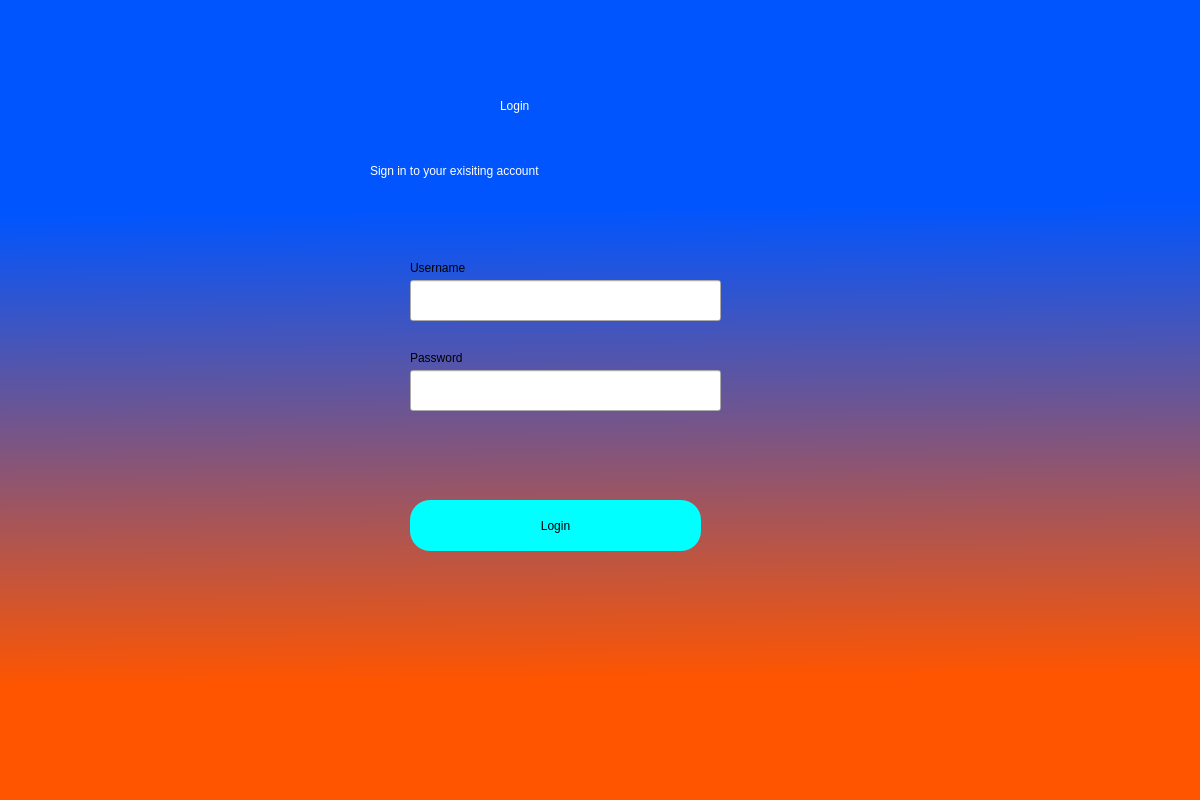
<?xml version="1.0" encoding="UTF-8"?>
<ui version="4.0">
 <class>Dialog</class>
 <widget class="QDialog" name="Dialog">
  <property name="geometry">
   <rect>
    <x>0</x>
    <y>0</y>
    <width>1200</width>
    <height>800</height>
   </rect>
  </property>
  <property name="windowTitle">
   <string>Dialog</string>
  </property>
  <widget class="QWidget" name="bgwidget" native="true">
   <property name="geometry">
    <rect>
     <x>0</x>
     <y>0</y>
     <width>1201</width>
     <height>801</height>
    </rect>
   </property>
   <property name="styleSheet">
    <string notr="true">QWidget#bgwidget{
background-color:qlineargradient(spread:pad, x1:0.293, y1:0.261, x2:0.304, y2:0.852273, stop:0 rgba(0, 85, 255, 255), stop:1 rgba(255, 85, 0, 255))}</string>
   </property>
   <widget class="QLabel" name="label">
    <property name="geometry">
     <rect>
      <x>500</x>
      <y>70</y>
      <width>131</width>
      <height>71</height>
     </rect>
    </property>
    <property name="styleSheet">
     <string notr="true">font: 36pt &quot;Sans Serif&quot;; color:rgb(255, 255, 255);</string>
    </property>
    <property name="text">
     <string>Login</string>
    </property>
   </widget>
   <widget class="QLabel" name="label_2">
    <property name="geometry">
     <rect>
      <x>370</x>
      <y>150</y>
      <width>391</width>
      <height>41</height>
     </rect>
    </property>
    <property name="styleSheet">
     <string notr="true">font: 18pt &quot;Sans Serif&quot;;color:rgb(255, 255, 255);</string>
    </property>
    <property name="text">
     <string>Sign in to your exisiting account</string>
    </property>
   </widget>
   <widget class="QPushButton" name="login">
    <property name="geometry">
     <rect>
      <x>410</x>
      <y>500</y>
      <width>291</width>
      <height>51</height>
     </rect>
    </property>
    <property name="styleSheet">
     <string notr="true">border-radius:20px; 
background-color: rgb(0, 255, 255);
font: 14pt &quot;Sans Serif&quot;;</string>
    </property>
    <property name="text">
     <string>Login</string>
    </property>
   </widget>
   <widget class="QLineEdit" name="emailfield">
    <property name="geometry">
     <rect>
      <x>410</x>
      <y>280</y>
      <width>311</width>
      <height>41</height>
     </rect>
    </property>
   </widget>
   <widget class="QLineEdit" name="passwordfield">
    <property name="geometry">
     <rect>
      <x>410</x>
      <y>370</y>
      <width>311</width>
      <height>41</height>
     </rect>
    </property>
   </widget>
   <widget class="QLabel" name="label_3">
    <property name="geometry">
     <rect>
      <x>410</x>
      <y>260</y>
      <width>71</width>
      <height>16</height>
     </rect>
    </property>
    <property name="styleSheet">
     <string notr="true">font: 10pt &quot;Sans Serif&quot;;</string>
    </property>
    <property name="text">
     <string>Username</string>
    </property>
   </widget>
   <widget class="QLabel" name="label_4">
    <property name="geometry">
     <rect>
      <x>410</x>
      <y>350</y>
      <width>71</width>
      <height>16</height>
     </rect>
    </property>
    <property name="styleSheet">
     <string notr="true">font: 10pt &quot;Sans Serif&quot;;</string>
    </property>
    <property name="text">
     <string>Password</string>
    </property>
   </widget>
   <widget class="QLabel" name="error">
    <property name="geometry">
     <rect>
      <x>410</x>
      <y>430</y>
      <width>311</width>
      <height>16</height>
     </rect>
    </property>
    <property name="styleSheet">
     <string notr="true">font: 12pt &quot;Sans Serif&quot;;color:rgb(255, 0, 0);</string>
    </property>
    <property name="text">
     <string/>
    </property>
   </widget>
  </widget>
 </widget>
 <resources/>
 <connections/>
</ui>
